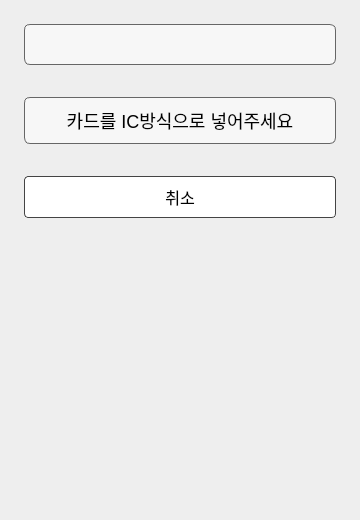
<?xml version="1.0" encoding="UTF-8"?>
<ui version="4.0">
 <class>PaymentPage</class>
 <widget class="QWidget" name="PaymentPage">
  <property name="geometry">
   <rect><x>0</x><y>0</y><width>360</width><height>520</height></rect>
  </property>
  <property name="windowTitle">
   <string>결제</string>
  </property>
  <property name="styleSheet">
   <string notr="true">
    QWidget#PaymentPage { background:#eeeeee; }
    QFrame#frameItem, QFrame#frameInstruction {
      background:#f7f7f7; border:1px solid #666; border-radius:6px;
    }
    QLabel { font-size:18px; }
    QPushButton#btnCancel {
      font-size:16px; padding:8px; border:1px solid #444; border-radius:4px;
      background:#ffffff;
    }
   </string>
  </property>

  <layout class="QVBoxLayout" name="rootLayout">
   <property name="leftMargin"><number>24</number></property>
   <property name="topMargin"><number>24</number></property>
   <property name="rightMargin"><number>24</number></property>
   <property name="bottomMargin"><number>24</number></property>
   <property name="spacing"><number>32</number></property>

   <!-- 메뉴/가격 박스 -->
   <item>
    <widget class="QFrame" name="frameItem">
     <property name="minimumHeight"><number>72</number></property>
     <layout class="QVBoxLayout" name="layoutItem">
      <item>
       <widget class="QLabel" name="orderLabel">
            <property name="text"><string></string></property>
            <property name="alignment">
                <set>Qt::AlignHCenter|Qt::AlignVCenter</set>
            </property>
       </widget>
      </item>
     </layout>
    </widget>
   </item>

   <!-- 결제 안내 박스 -->
   <item>
    <widget class="QFrame" name="frameInstruction">
     <property name="minimumHeight"><number>88</number></property>
     <layout class="QVBoxLayout" name="layoutInstruction">
      <item>
       <widget class="QLabel" name="labelInstruction">
        <property name="text">
         <string>카드를 IC방식으로 넣어주세요</string>
        </property>
        <property name="alignment">
         <set>Qt::AlignHCenter|Qt::AlignVCenter</set>
        </property>
       </widget>
      </item>
     </layout>
    </widget>
   </item>

   <!-- 취소 버튼 -->
   <item>
    <widget class="QPushButton" name="btnCancel">
     <property name="minimumHeight"><number>48</number></property>
     <property name="text"><string>취소</string></property>
    </widget>
   </item>

   <!-- 하단 여백 -->
   <item>
    <spacer name="spBottom">
     <property name="orientation"><enum>Qt::Vertical</enum></property>
     <property name="sizeHint" stdset="0">
      <size><width>20</width><height>8</height></size>
     </property>
    </spacer>
   </item>
  </layout>
 </widget>
 <resources/>
 <connections/>
</ui>
